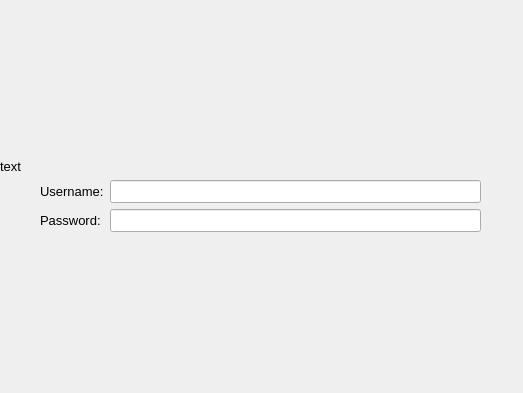
<?xml version="1.0" encoding="UTF-8"?>
<ui version="4.0">
 <class>bugWidget</class>
 <widget class="QWidget" name="bugWidget">
  <property name="geometry">
   <rect>
    <x>0</x>
    <y>0</y>
    <width>523</width>
    <height>393</height>
   </rect>
  </property>
  <property name="font">
   <font>
    <pointsize>6</pointsize>
   </font>
  </property>
  <property name="windowTitle">
   <string>Welcome!</string>
  </property>
  <property name="styleSheet">
   <string notr="true"/>
  </property>
  <widget class="QLabel" name="pixKaptanLogo">
   <property name="geometry">
    <rect>
     <x>610</x>
     <y>4</y>
     <width>16</width>
     <height>16</height>
    </rect>
   </property>
   <property name="frameShadow">
    <enum>QFrame::Raised</enum>
   </property>
   <property name="text">
    <string/>
   </property>
   <property name="wordWrap">
    <bool>true</bool>
   </property>
  </widget>
  <widget class="QWidget" name="verticalLayoutWidget">
   <property name="geometry">
    <rect>
     <x>0</x>
     <y>0</y>
     <width>521</width>
     <height>391</height>
    </rect>
   </property>
   <layout class="QVBoxLayout" name="verticalLayout">
    <item>
     <spacer name="verticalSpacer">
      <property name="orientation">
       <enum>Qt::Vertical</enum>
      </property>
      <property name="sizeHint" stdset="0">
       <size>
        <width>20</width>
        <height>40</height>
       </size>
      </property>
     </spacer>
    </item>
    <item>
     <widget class="QLabel" name="text">
      <property name="font">
       <font>
        <pointsize>10</pointsize>
       </font>
      </property>
      <property name="text">
       <string>text</string>
      </property>
      <property name="wordWrap">
       <bool>true</bool>
      </property>
     </widget>
    </item>
    <item>
     <layout class="QHBoxLayout" name="horizontalLayout">
      <item>
       <spacer name="horizontalSpacer">
        <property name="orientation">
         <enum>Qt::Horizontal</enum>
        </property>
        <property name="sizeType">
         <enum>QSizePolicy::Preferred</enum>
        </property>
        <property name="sizeHint" stdset="0">
         <size>
          <width>40</width>
          <height>20</height>
         </size>
        </property>
       </spacer>
      </item>
      <item>
       <layout class="QFormLayout" name="formLayout">
        <property name="fieldGrowthPolicy">
         <enum>QFormLayout::ExpandingFieldsGrow</enum>
        </property>
        <item row="0" column="0">
         <widget class="QLabel" name="label_2">
          <property name="font">
           <font>
            <pointsize>10</pointsize>
           </font>
          </property>
          <property name="text">
           <string>Username:</string>
          </property>
         </widget>
        </item>
        <item row="0" column="1">
         <widget class="QLineEdit" name="username">
          <property name="font">
           <font>
            <pointsize>10</pointsize>
           </font>
          </property>
         </widget>
        </item>
        <item row="1" column="0">
         <widget class="QLabel" name="label_3">
          <property name="font">
           <font>
            <pointsize>10</pointsize>
           </font>
          </property>
          <property name="text">
           <string>Password:</string>
          </property>
         </widget>
        </item>
        <item row="1" column="1">
         <widget class="QLineEdit" name="password">
          <property name="font">
           <font>
            <pointsize>10</pointsize>
           </font>
          </property>
          <property name="echoMode">
           <enum>QLineEdit::Password</enum>
          </property>
         </widget>
        </item>
       </layout>
      </item>
      <item>
       <spacer name="horizontalSpacer_2">
        <property name="orientation">
         <enum>Qt::Horizontal</enum>
        </property>
        <property name="sizeType">
         <enum>QSizePolicy::Preferred</enum>
        </property>
        <property name="sizeHint" stdset="0">
         <size>
          <width>40</width>
          <height>20</height>
         </size>
        </property>
       </spacer>
      </item>
     </layout>
    </item>
    <item>
     <spacer name="verticalSpacer_2">
      <property name="orientation">
       <enum>Qt::Vertical</enum>
      </property>
      <property name="sizeHint" stdset="0">
       <size>
        <width>20</width>
        <height>40</height>
       </size>
      </property>
     </spacer>
    </item>
   </layout>
  </widget>
 </widget>
 <resources/>
 <connections/>
</ui>
